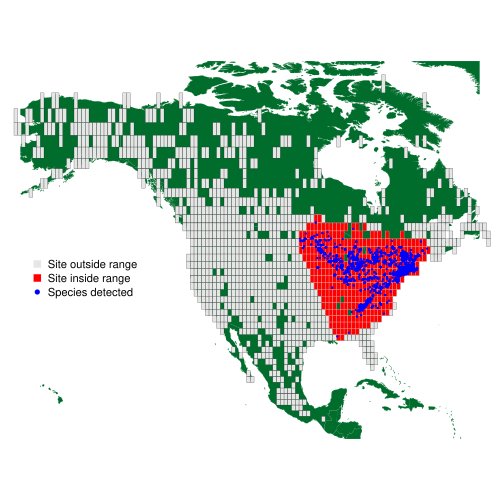

R code for this plot:

source('soroye_reanalysis/src/initialize.R')

library(maptools)
library(parallel)
library(raster)
library(rgdal)
library(rgeos)
library(sp)
library(spatstat)

library(RColorBrewer)

prj <- "+proj=longlat +ellps=WGS84 +datum=WGS84 +no_defs"

load('soroye_reanalysis/data/for_model/bumble.sites.gis.Rdata', verbose=TRUE)
load('soroye_reanalysis/data/for_model/ranges.Rdata', verbose=TRUE)

dd.countries <- readOGR(dsn='soroye_reanalysis/data/shapefiles/Countries_WGS84/Countries_WGS84.shp')

## re-project
dd.countries <- spTransform(dd.countries, CRS(prj))
dd.sites <- spTransform(dd.sites, CRS(prj))
dd.bumble <- spTransform(dd.bumble, CRS(prj))

## bounding box for North America
dd.box <- bbox2SP(n=77,
                  e=-55,
                  s=13,
                  w=-165,
                  proj4string=CRS(prj))

dd.AM <- intersect(dd.countries, dd.box)
## dd.AM <- dd.countries[dd.countries$CNTRY_NAME %in%
##                       c('Canada',
##                         'United States',
##                         'Mexico'),]
dd.sites.AM <- dd.sites[dd.sites$continent=='AM',]

cols <- brewer.pal(9, 'BuGn')

make.fig <- function() {
  
  g <- function() {

    par(oma=c(0.1,0.1,0.1,0.1), mar=c(0, 0, 0, 0),
        mgp=c(1,0.2,0), tcl=0, cex.axis=1, cex.main=1, pty='s')
    plot(dd.AM, border=cols[8], col=cols[8], lwd=0.1)
    plot(dd.sites.AM, add=TRUE, lwd=0.2, col=gray(0.9), border='black')
    
    ## add affinis
    sp <- 'affinis'
    ## sp <- 'bohemicus'
    ## sp <- 'occidentalis'
    ## sp <- 'terrestris'
    ## sp <- 'lucorum'
    ## sp <- 'cryptarum'
    ## sp <- 'distinguendus'
    ## sp <- 'vandykei'
    ## sp <- 'fervidus'

    dd.affinis <- dd.sites[dd.sites$quadID %in%
                           ranges[['AM']][[sp]],]
    plot(dd.affinis, add=TRUE, lwd=0.2, col='red', border='white')
    plot(dd.bumble[dd.bumble$species==sp,],
         col='blue', cex=0.3, pch=16, add=TRUE)

    legend(x=par('usr')[1] + (par('usr')[2]-par('usr')[1])*0.05,
           y=par('usr')[3] + (par('usr')[4]-par('usr')[3])*0.5,
           legend=c('Site outside range',
                    'Site inside range',
                    'Species detected'),
           pch=c(15,15,16),
           col=c(gray(0.9),'red','blue'),
           cex=0.7,
           pt.cex=c(1,1,0.7),
           bty='n',
           xpd=NA)

  }
  
  pdf.f(g, 'soroye_reanalysis/figures/sp-ranges.pdf',
        height=5, width=5)
}
make.fig()
